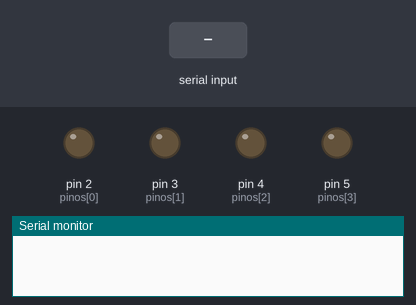
A sketch run on a simulated Arduino Uno, built with avr-gcc and run on an emulated ATmega328P. Parts: output pins drawn as LEDs (lit = HIGH), the last lines printed to the serial monitor. Dashed ring = blinking. The inputs (shaded band) are chosen by the test bench.

Above: at 1.2 s.
1.3 s: "GIRAR: 90\n" received over Serial
At 3.77 s:
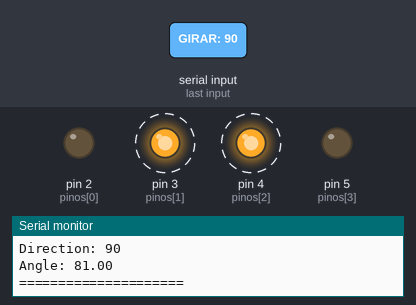
At 4.39 s:
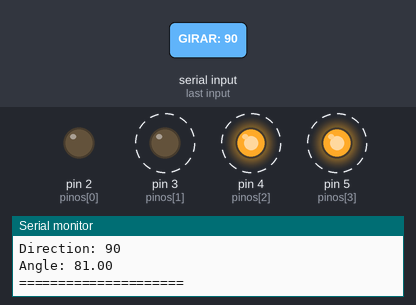
Timing chart, 0 to 13.3 s (numbered marks = the images above; inputs shaded):
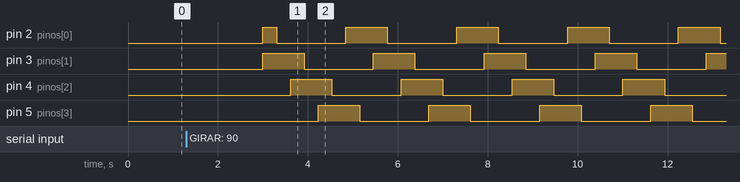

Measured:
- after the input at 1.3 s, pin 2 (pinos[0]): LOW → HIGH after 1.7 s, then repeats every 2.5 s: LOW 1.5 s, HIGH 0.92 s; pin 3 (pinos[1]): alternates HIGH for 0.92 s and LOW for 1.5 s, starting after 1.7 s

The sketch:

motor_de_passo_single.ino
```cpp
uint8_t pinos[4] = {2,3,4,5};
int direct, passo = 1, x;
double myAngle, maxUp = 360, maxLow, tempoMs = 20;

//=====================================================================
void setup() {
  Serial.begin(9600);
  for (int a=0; a<4; a++){pinMode(pinos[a], OUTPUT);}
}

//======================================================================
void loop() {
  //Verifica se a serial recebeu algo
  if(Serial.available()){
    String comando = Serial.readStringUntil('\r');
    //Diferencia a finalidade do comando
    if(comando.startsWith("GIRAR: ")){
      comando.remove(0,7);
      direct = comando.toInt();
      myAngle +=  direct*0.9;
      if(myAngle > maxLow && myAngle < maxUp){
        //Gira no Sentido Positivo (HORÁRIO)
        if(direct >= 0){
          for(int vezes = 0; vezes < direct; vezes++, passo++){
            report(0, vezes);
            delay(300);
          }
        }
        //Gira no Sentido Negativo (ANTI-HORÁRIO)
        if(direct < 0){
          //Correção da inversão de sentido de rotação do motor
          passo=passo-2;
          for(int vezos=0; vezos > direct; vezos--, passo--){
            report(7, vezos);
            delay(300);
          }
        //Reajuste da inversão de sentido de rotação do motor
        passo=passo+2;
        }
      }else{
        myAngle -=  direct*0.9;
        Serial.println(myAngle);
        Serial.println("A faixa limite de operação foi ultrapassada! Por favor, adicione um valor dentro dos parâmetros.");
      }
      x = 0;
    }
    //Diferencia a finalidade do comando
    /*if(comando.startsWith("TEMPO: ")){
      comando.remove(0,7);
      tempoMs = comando.toInt();
      tempoMs < 5? tempoMs = 5: tempoMs = tempoMs;
    }*/
    if(comando.startsWith("MAXUP: ")){
      comando.remove(0,7);
      maxUp = comando.toInt();
      Serial.println("O valor limite maximo foi alterado com sucesso.");
    }
    if(comando.startsWith("MAXLOW: ")){
      comando.remove(0,8);
      maxLow = comando.toInt();
      Serial.println("O valor limite minimo foi alterado com sucesso.");
    }
  }
  delay(1000);
}

void periodar (uint8_t caso){
  switch (caso){
    case 0: passar(1,0,0,0);
    break;
    case 1: passar(1,1,0,0);
    break;
    case 2: passar(0,1,0,0);
    break;
    case 3: passar(0,1,1,0);
    break;
    case 4: passar(0,0,1,0);
    break;
    case 5: passar(0,0,1,1);
    break;
    case 6: passar(0,0,0,1);
    break;
    case 7: passar(1,0,0,1);
    break;
  }
}

void passar (bool stateOne, bool stateTwo, bool stateTh, bool stateFour){
  digitalWrite(pinos[0], stateOne);
  digitalWrite(pinos[1], stateTwo);
  digitalWrite(pinos[2], stateTh);
  digitalWrite(pinos[3], stateFour);
}

void report(int reference, int once){
  passo > 7 || passo < 0 ? passo = reference: passo = passo;
  periodar(passo);
  Serial.print("Passo: ");
  Serial.println(passo);
  Serial.print("Vezes: ");
  Serial.println(abs(once)+1);
  Serial.print("Direction: ");
  Serial.println(direct);
  Serial.print("Angle: ");
  Serial.println(myAngle);
  Serial.println("=====================");
  delayMicroseconds(tempoMs);
  x++;
  tempoMs = -x + 20;
  tempoMs < 5? tempoMs = 5: tempoMs = tempoMs;
}
```
